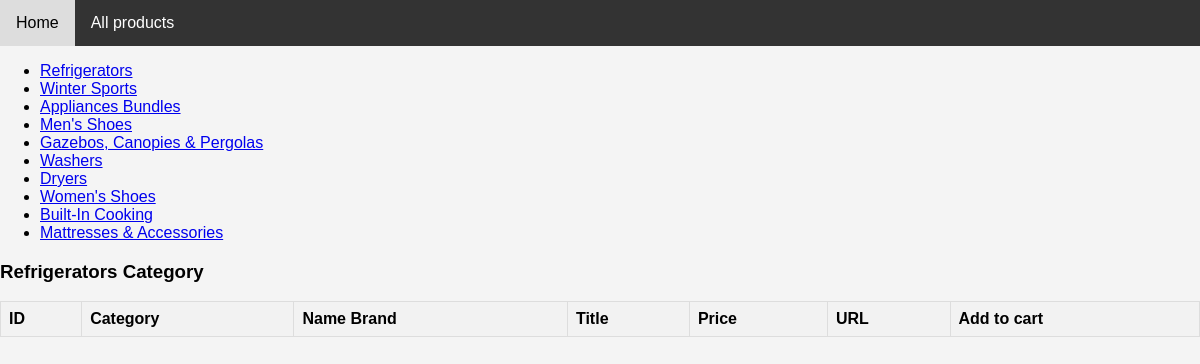
Page /products/category/1/ on the committed database.
### product/models.py (models this page shows, shortened)
class ProductCategory(models.Model):
    name = models.CharField(max_length=70)

### product/views.py (the view)
# urls.py: path('category/<int:category_id>/', filter_product_by_category, name='filter_product_by_category'),
def filter_product_by_category(request, category_id):
    category = get_object_or_404(ProductCategory, id=category_id)
    categories = ProductCategory.objects.all().distinct()
    filtered_products = Product.objects.filter(category_id=category)
    return render(request, 'product/filtered_products.html', context={'filtered_products': filtered_products,
                                                                      'category': category,
                                                                      'categories': categories})

### product/templates/product/filtered_products.html (shortened to what this page needs)
{% extends 'ui/base.html' %}
{% block content %}
{% load static %}
<link rel="stylesheet" href="{% static 'product/style.css' %}">
     <ul>
        {% for category in categories %}
            <li><a href="{% url 'product:filter_product_by_category' category_id=category.id %}">{{ category.name }}</a></li>
        {% endfor %}
     </ul>
    <h3>{{category.name}} Category</h3>
    <table>
        <tr>
            <th>ID</th>
            <th>Category</th>
            <th>Name Brand</th>
            <th>Title</th>
            <th>Price</th>
            <th>URL</th>
            <th>Add to cart</th>
        </tr>
    </table>
{% endblock %}

### ui/static/ui/style.css (style rules this page uses)
body { font-family: Arial, sans-serif; background-color: #f4f4f4; margin: 0; padding: 0; }

### product/static/product/style.css (style rules this page uses)
body { font-family: Arial, sans-serif; background-color: #f4f4f4; margin: 0; padding: 0; }
table { border-collapse: collapse; width: 100%; }
th, td { border: 1px solid #ddd; padding: 8px; text-align: left; }
th { background-color: #f2f2f2; }

### rows in the picture
ProductCategory: name "Refrigerators"
ProductCategory: name "Winter Sports"
ProductCategory: name "Appliances Bundles"
ProductCategory: name "Men's Shoes"
ProductCategory: name "Gazebos, Canopies & Pergolas"
ProductCategory: name "Washers"
ProductCategory: name "Dryers"
ProductCategory: name "Women's Shoes"
ProductCategory: name "Built-In Cooking"
ProductCategory: name "Mattresses & Accessories"
